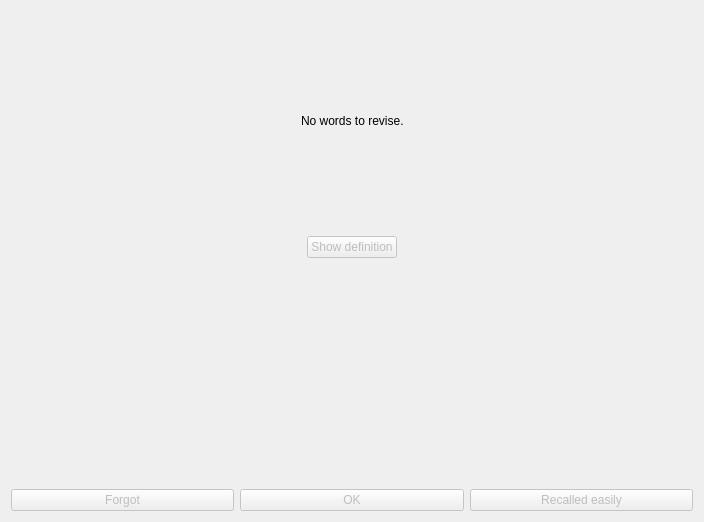
<?xml version="1.0" encoding="UTF-8"?>
<ui version="4.0">
 <class>recall_word_dialog</class>
 <widget class="QWidget" name="recall_word_dialog">
  <property name="geometry">
   <rect>
    <x>0</x>
    <y>0</y>
    <width>704</width>
    <height>522</height>
   </rect>
  </property>
  <property name="windowTitle">
   <string>Form</string>
  </property>
  <layout class="QVBoxLayout" name="verticalLayout">
   <item>
    <layout class="QHBoxLayout" name="horizontalLayout">
     <item>
      <spacer name="horizontalSpacer">
       <property name="orientation">
        <enum>Qt::Horizontal</enum>
       </property>
       <property name="sizeHint" stdset="0">
        <size>
         <width>40</width>
         <height>20</height>
        </size>
       </property>
      </spacer>
     </item>
     <item>
      <widget class="QLabel" name="word">
       <property name="text">
        <string>No words to revise.</string>
       </property>
      </widget>
     </item>
     <item>
      <spacer name="horizontalSpacer_2">
       <property name="orientation">
        <enum>Qt::Horizontal</enum>
       </property>
       <property name="sizeHint" stdset="0">
        <size>
         <width>40</width>
         <height>20</height>
        </size>
       </property>
      </spacer>
     </item>
    </layout>
   </item>
   <item>
    <layout class="QHBoxLayout" name="horizontalLayout_2">
     <item>
      <spacer name="horizontalSpacer_3">
       <property name="orientation">
        <enum>Qt::Horizontal</enum>
       </property>
       <property name="sizeHint" stdset="0">
        <size>
         <width>40</width>
         <height>20</height>
        </size>
       </property>
      </spacer>
     </item>
     <item>
      <widget class="QPushButton" name="show_def_btn">
       <property name="enabled">
        <bool>false</bool>
       </property>
       <property name="text">
        <string>Show definition</string>
       </property>
      </widget>
     </item>
     <item>
      <spacer name="horizontalSpacer_4">
       <property name="orientation">
        <enum>Qt::Horizontal</enum>
       </property>
       <property name="sizeHint" stdset="0">
        <size>
         <width>40</width>
         <height>20</height>
        </size>
       </property>
      </spacer>
     </item>
    </layout>
   </item>
   <item>
    <layout class="QHBoxLayout" name="horizontalLayout_3">
     <item>
      <spacer name="horizontalSpacer_5">
       <property name="orientation">
        <enum>Qt::Horizontal</enum>
       </property>
       <property name="sizeHint" stdset="0">
        <size>
         <width>40</width>
         <height>20</height>
        </size>
       </property>
      </spacer>
     </item>
     <item>
      <widget class="QLabel" name="definition">
       <property name="text">
        <string/>
       </property>
      </widget>
     </item>
     <item>
      <spacer name="horizontalSpacer_6">
       <property name="orientation">
        <enum>Qt::Horizontal</enum>
       </property>
       <property name="sizeHint" stdset="0">
        <size>
         <width>40</width>
         <height>20</height>
        </size>
       </property>
      </spacer>
     </item>
    </layout>
   </item>
   <item>
    <layout class="QHBoxLayout" name="horizontalLayout_4">
     <item>
      <widget class="QPushButton" name="forgot_btn">
       <property name="enabled">
        <bool>false</bool>
       </property>
       <property name="text">
        <string>Forgot</string>
       </property>
      </widget>
     </item>
     <item>
      <widget class="QPushButton" name="ok_btn">
       <property name="enabled">
        <bool>false</bool>
       </property>
       <property name="text">
        <string>OK</string>
       </property>
      </widget>
     </item>
     <item>
      <widget class="QPushButton" name="recalled_btn">
       <property name="enabled">
        <bool>false</bool>
       </property>
       <property name="text">
        <string>Recalled easily</string>
       </property>
      </widget>
     </item>
    </layout>
   </item>
  </layout>
 </widget>
 <resources/>
 <connections/>
</ui>
